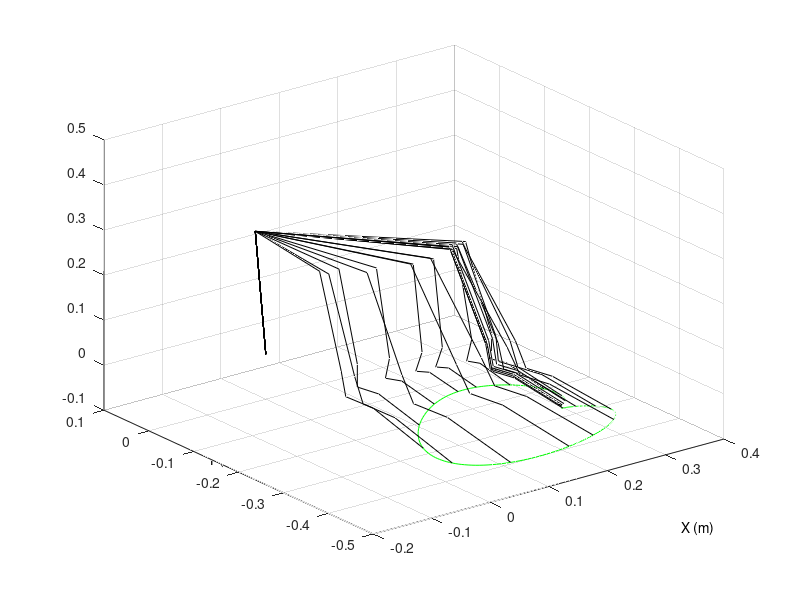
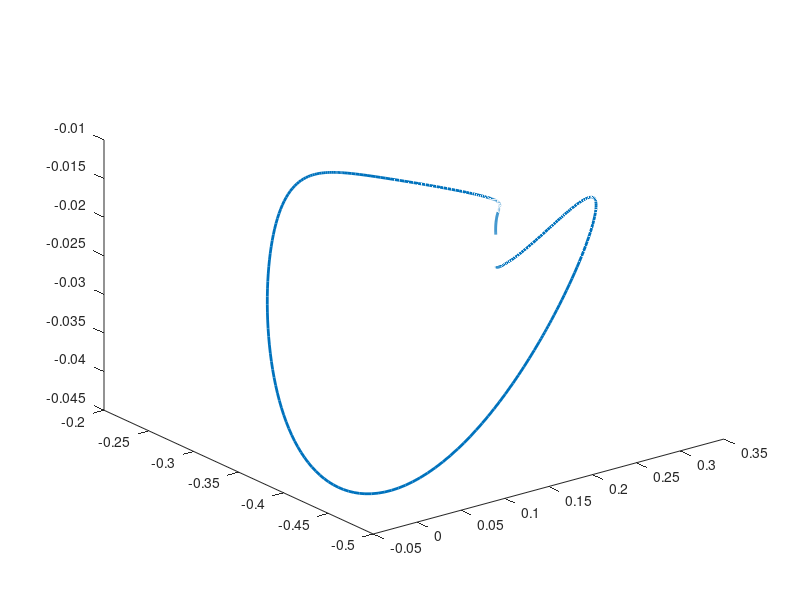

Reproduce these figures in MATLAB, in order. (Note: this script raises an error after producing the figures.)
clear;
format long;
load mvn_SYSdata;
load mvn_SRDdata1;
load mvn_SRDdata2;
load mvn_SRDdata3;

figure;
plot3(posx,posy,posz,'g');hold on;
for j=1:15:length(t)
    linksX=[j0px(j);j1px(j);j2px(j);j3px(j);j4px(j);j5px(j);posx(j)];
    linksY=[j0py(j);j1py(j);j2py(j);j3py(j);j4py(j);j5py(j);posy(j)];
    linksZ=[j0pz(j);j1pz(j);j2pz(j);j3pz(j);j4pz(j);j5pz(j);posz(j)];
    plot3(linksX,linksY,linksZ,'k');hold on;
end
%title('Black-white PUMA560 with d6');
%xlabel('X');ylabel('Y');zlabel('Z');
text(0.25,-0.6,-0.2,'X (m)');
text(-0.1,0,-0.2,'Y (m)');
text(0,0.4,0.9,'Z (m)');
grid on;

figure;
plot3(posx,posy,posz, 'LineWidth',2);hold on;
for j=1:2:length(t)
    %if(rem(j,10)==0)
    basejoint1=line('xdata',[j0px(j);j1px(j)],'ydata',[j0py(j);j1py(j)],'zdata',[j0pz(j);j1pz(j)],...
        'color', 'yellow','erasemode','none');
    joints12=line('xdata',[j1px(j);j2px(j)],'ydata',[j1py(j);j2py(j)],'zdata',[j1pz(j);j2pz(j)],...
        'color', 'red','erasemode','none');
    joints23=line('xdata',[j2px(j);j3px(j)],'ydata',[j2py(j);j3py(j)],'zdata',[j2pz(j);j3pz(j)],...
        'color', 'cyan','erasemode','none');
    joints34=line('xdata',[j3px(j);j4px(j)],'ydata',[j3py(j);j4py(j)],'zdata',[j3pz(j);j4pz(j)],...
        'color', 'magenta','erasemode','none');
    joints45=line('xdata',[j4px(j);j5px(j)],'ydata',[j4py(j);j5py(j)],'zdata',[j4pz(j);j5pz(j)],...
        'color', 'blue','erasemode','none');
    joints56=line('xdata',[j5px(j);posx(j)],'ydata',[j5py(j);posy(j)],'zdata',[j5pz(j);posz(j)],...
        'color', 'green','erasemode','none');
    drawnow
    %end
end;
%title('colourful PUMA560 with d6');
xlabel('X');ylabel('Y');zlabel('Z');
grid on;

figure;
linksX=[j0px(j);j1px(j);j2px(1);j3px(1);j4px(1);j5px(1);posx(1)];
linksY=[j0py(j);j1py(j);j2py(1);j3py(1);j4py(1);j5py(1);posy(1)];
linksZ=[j0pz(j);j1pz(j);j2pz(1);j3pz(1);j4pz(1);j5pz(1);posz(1)];
plot3(linksX,linksY,linksZ,'r','linewidth',2);hold on;
plot3(posx,posy,posz,':','LineWidth',2);hold on;
ZYNplot(alpha_i,a_i,d_i,D,sa,ca,s2a,c2a,pen_long,qAll);
hold on;